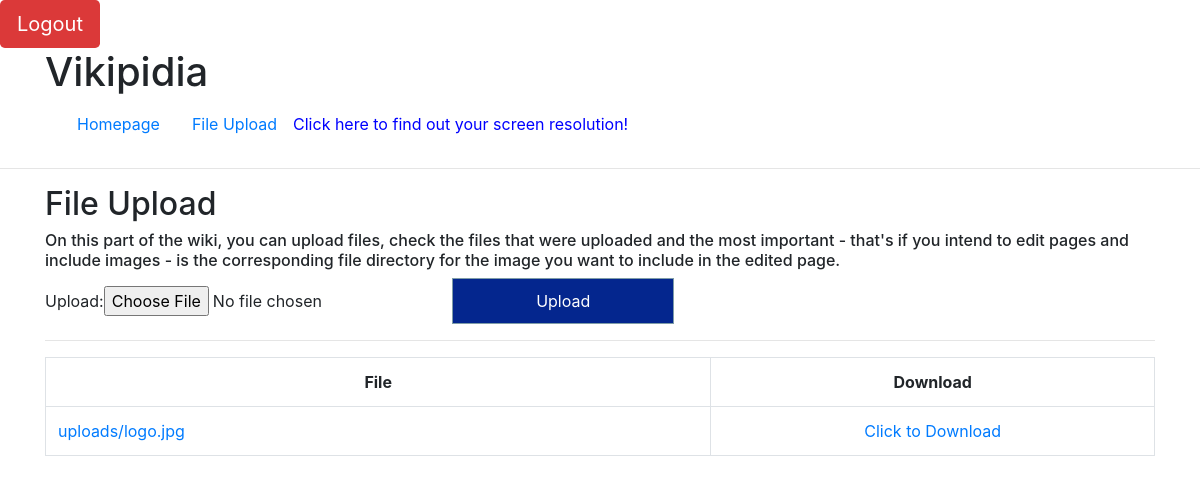
/wiki/upload/ (signed in), run on an earlier commit of the app's database.
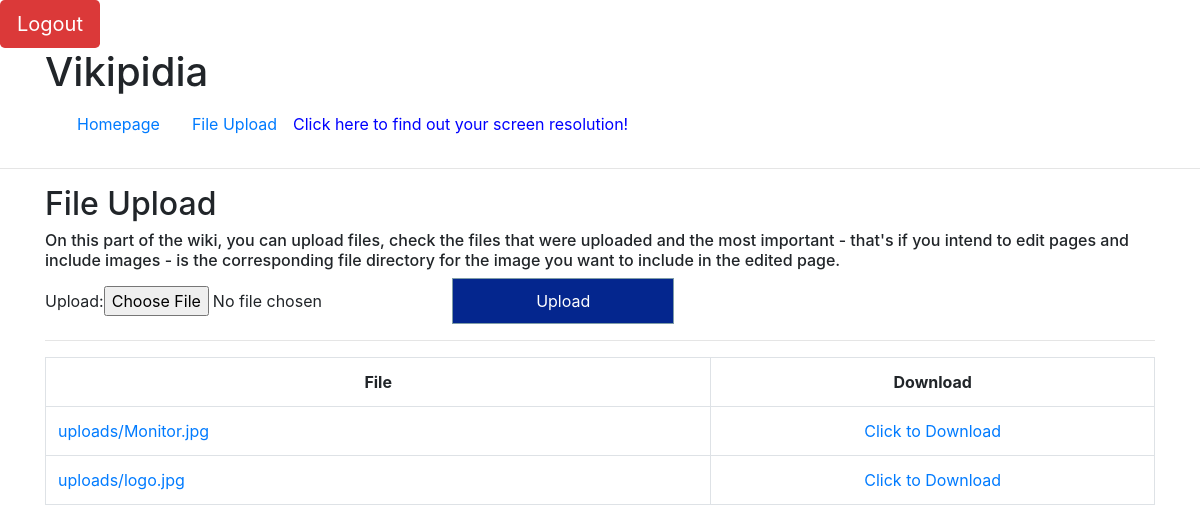
And on a later commit of the database.
### wiki/models.py (models this page shows)
class UserFileUpload(models.Model):
    upload = models.FileField(upload_to='uploads/')
    def __str__(self):
        return self.upload.name

### wiki/views.py (the view)
# urls.py: path('upload/', views.upload_file, name='upload_page' ),
@login_required(login_url='wiki:login')
def upload_file(request):
    context = {}
    if request.method == 'POST':
        form = UploadFileForm(request.POST, request.FILES)
        if form.is_valid():
            form.save()
    else:
        form = UploadFileForm()
    context['form'] = form
    context['files'] = UserFileUpload.objects.all().order_by('upload')
    return render(request, 'wiki/upload.html', context)

### wiki/forms.py
class UploadFileForm(ModelForm):
    class Meta:
        model = UserFileUpload
        fields = ['upload' ]

### wiki/templates/wiki/upload.html
{% extends 'wiki/base.html' %} {% load static %} {% block content %}
<div class="container">
    {% block contentTitle %}
    <h2>File Upload</h2>{% endblock %}
    <h6>On this part of the wiki, you can upload files, check the files that were uploaded and the most important - that's if
        you intend to edit pages and include images - is the corresponding file directory for the image you want to include
        in the edited page.</h6>
    <form method='POST' enctype='multipart/form-data' action="{% url 'wiki:upload_page' %}">
        {% csrf_token %} {{form}}
        <input type='submit' id="uploadbutton" value="Upload">
    </form>
    <section>
        <hr /> {% if files %}
        <table class="table table-hover" colspan="2" width="100%">
            <thead>
                <tr>
                    <th scope="col" width="60%" class="text-center border">File</th>
                    <th scope="col" width="40%" class="text-center border">Download</th>
                </tr>
            </thead>
                {% for file in files %}
                <tr>
                    <td width="60%" class="border">
                        <a href="{{file.upload.url}}">{{file.upload.name}}</a>
                    </td>
                    <td width="40%" class="text-center border">
                        <a href="/download/{{file}}">Click to Download</a>
                    </td>
                </tr>
                {% endfor %} {% else %}
                <p>No uploaded files</p>
                {% endif %}
        </table>
    </section>
</div>
{% endblock %}

### wiki/templates/wiki/base.html (shortened to what this page needs)
{% load static %}
<!DOCTYPE html>
<html>
<head>
    <link rel="stylesheet" type="text/css" href="{% static 'wiki/wikistyle.css' %}">
    <link rel="stylesheet" href="https://stackpath.bootstrapcdn.com/bootstrap/4.3.1/css/bootstrap.min.css"
>
</head>
<nav class="nav">
    {% if user.is_authenticated%}
    <a class="btn btn-lg" id="logoutbase" href="{% url 'wiki:logout'%}">Logout</a>
    {% else %}
    <a class="btn btn-lg" id="loginbase" href="{% url 'wiki:login' %}">Go to Login</a>
    {% endif %}
</nav>
<div class="container">
    <h1 style="display:inline">Vikipidia</h1>
    <nav class="navbar navbar-expand-lg navbar-light">
        <a class="nav-link" href="{% url 'wiki:index' %}">Homepage</a>
        <a class="nav-link" href="{% url 'wiki:upload_page' %}">File Upload</a>
        <a onclick="myFunction()" id="demo" style="color:blue">Click here to find out your screen resolution!</a>
    </nav>
</div>
<hr />
<body>
    {% block content %}NO CONTENT PROVIDED{% endblock content %}
</body>
</html>

### wiki/static/wiki/wikistyle.css (style rules this page uses)
#logoutbase { background-color: rgb(219, 57, 57); color: white; }
#uploadbutton { background-color: rgb(4, 38, 142); border: 1px solid rgb(127, 157, 168); color: white; padding: 10px 24px; cursor: pointer; width: 20%; }

What changed in the data, as far as the page shows it:
added UserFileUpload: upload.name "uploads/Monitor.jpg"
